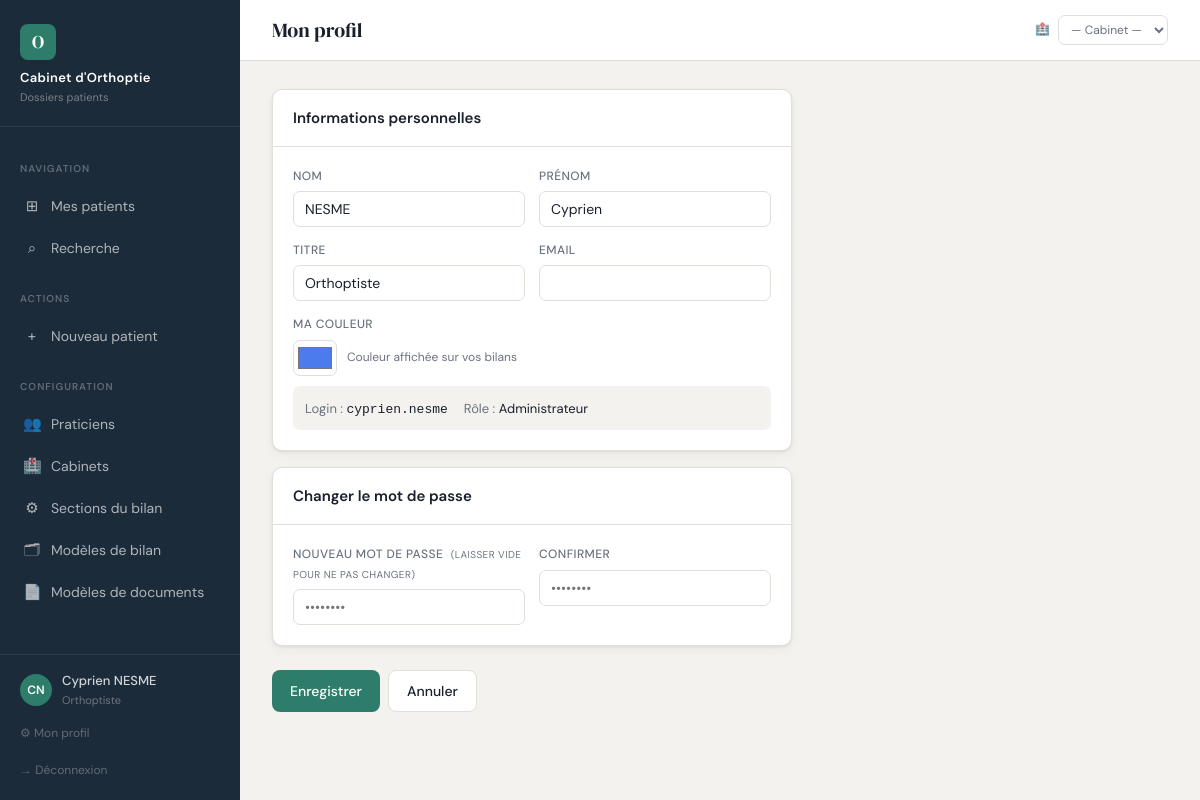
The page /profil (signed in) on the database its author committed.
### app.py (models this page shows, shortened)
class Praticien(UserMixin, db.Model):
    __tablename__ = 'praticien'
    id            = db.Column(db.Integer, primary_key=True)
    nom           = db.Column(db.String(100), nullable=False)
    prenom        = db.Column(db.String(100), nullable=False)
    titre         = db.Column(db.String(50), default='Orthoptiste')
    email         = db.Column(db.String(200), unique=True)
    login         = db.Column(db.String(100), unique=True, nullable=False)
    password_hash = db.Column(db.String(200))
    rpps          = db.Column(db.String(11))   # N° RPPS national fixe
    couleur       = db.Column(db.String(7), default='#2E7D6B')  # couleur hex
    actif         = db.Column(db.Boolean, default=True)
    role          = db.Column(db.String(20), default='praticien')  # 'admin' ou 'praticien'
    created_at    = db.Column(db.DateTime, default=datetime.utcnow)
    @property
    def is_admin(self):
        return self.role == 'admin'

### app.py (the view, shortened to what this page needs)
@app.route('/profil', methods=['GET', 'POST'])
@login_required
def profil():
    p = current_user
    return render_template('admin/profil.html', praticien=p)

### app.py (called while the page is built)
def get_current_cabinet():
    cab_id = session.get('cabinet_id')
    if cab_id:
        return Cabinet.query.get(cab_id)
    return None

def get_cabinets_praticien():
    if not current_user.is_authenticated:
        return []
    pcs = PraticienCabinet.query.filter_by(
        praticien_id=current_user.id).join(Cabinet).filter(Cabinet.actif==True).all()
    return [pc.cabinet for pc in pcs]

@login_manager.user_loader
def load_user(user_id): return Praticien.query.get(int(user_id))

@app.context_processor
def inject_cabinet():
    if current_user.is_authenticated:
        return {
            'cabinet_courant': get_current_cabinet(),
            'cabinets_dispo':  get_cabinets_praticien(),
        }
    return {'cabinet_courant': None, 'cabinets_dispo': []}

### templates/admin/profil.html (shortened to what this page needs)
{% extends "base.html" %}
{% block page_title %}Mon profil{% endblock %}
{% block content %}
<div style="max-width:520px;">
  <form method="POST">
    <div class="card">
      <div class="card-header"><h2>Informations personnelles</h2></div>
      <div class="card-body">
        <div class="field-grid field-grid-2">
          <div class="field-group">
            <label class="field-label">Nom</label>
            <input type="text" name="nom" value="{{ praticien.nom }}" required>
          </div>
          <div class="field-group">
            <label class="field-label">Prénom</label>
            <input type="text" name="prenom" value="{{ praticien.prenom }}" required>
          </div>
          <div class="field-group">
            <label class="field-label">Titre</label>
            <input list="dl-titres" name="titre" value="{{ praticien.titre }}">
          </div>
          <div class="field-group">
            <label class="field-label">Email</label>
            <input type="email" name="email" value="{{ praticien.email or '' }}">
          </div>
          <div class="field-group">
            <label class="field-label">Ma couleur</label>
            <div style="display:flex;align-items:center;gap:10px;">
              <input type="color" name="couleur"
                     value="{{ praticien.couleur or '#2E7D6B' }}"
                     style="width:44px;height:36px;padding:2px;border-radius:7px;
                            border:1px solid var(--border);cursor:pointer;">
              <span style="font-size:12px;color:var(--muted);">Couleur affichée sur vos bilans</span>
            </div>
          </div>
        </div>
        <div style="margin-top:10px;padding:10px 12px;background:var(--bg);border-radius:7px;">
          <span class="text-sm text-muted">Login : </span>
          <code style="font-size:13px;">{{ praticien.login }}</code>
          <span class="text-sm text-muted" style="margin-left:12px;">Rôle : </span>
          <span class="text-sm">{{ 'Administrateur' if praticien.is_admin else 'Praticien' }}</span>
        </div>
      </div>
    </div>
    <div class="card mt-2">
      <div class="card-header"><h2>Changer le mot de passe</h2></div>
      <div class="card-body">
        <div class="field-grid field-grid-2">
          <div class="field-group">
            <label class="field-label">
              Nouveau mot de passe
              <span style="font-weight:400;color:var(--muted);font-size:10px;margin-left:4px;">
                (laisser vide pour ne pas changer)
              </span>
            </label>
            <input type="password" name="password" autocomplete="new-password" placeholder="••••••••">
          </div>
          <div class="field-group">
            <label class="field-label">Confirmer</label>
            <input type="password" name="password2" autocomplete="new-password" placeholder="••••••••">
          </div>
        </div>
      </div>
    </div>
    <div class="flex gap-2 mt-3">
      <button type="submit" class="btn btn-primary">Enregistrer</button>
      <a href="{{ url_for('index') }}" class="btn btn-secondary">Annuler</a>
    </div>
  </form>
</div>
{% endblock %}

### templates/base.html (shortened to what this page needs)
<!DOCTYPE html>
<html lang="fr">
<head>
</head>
<body>
{% if current_user.is_authenticated %}
<aside class="sidebar">
  <div class="sidebar-brand">
    <div class="logo-mark">O</div>
    <h1>Cabinet d'Orthoptie</h1>
    <p>Dossiers patients</p>
  </div>
  <nav class="sidebar-nav">
    <div class="nav-section"><span>Navigation</span></div>
    <a href="{{ url_for('index') }}"
       class="nav-item {% if request.endpoint == 'index' %}active{% endif %}">
      <span class="icon">⊞</span> Mes patients
    </a>
    <a href="{{ url_for('recherche') }}"
       class="nav-item {% if request.endpoint == 'recherche' %}active{% endif %}">
      <span class="icon">⌕</span> Recherche
    </a>
    <div class="nav-section"><span>Actions</span></div>
    <a href="{{ url_for('patient_nouveau') }}"
       class="nav-item {% if request.endpoint == 'patient_nouveau' %}active{% endif %}">
      <span class="icon">+</span> Nouveau patient
    </a>
    <div class="nav-section"><span>Configuration</span></div>
    {% if current_user.is_admin %}
    <a href="{{ url_for('admin_praticiens') }}"
       class="nav-item {% if request.endpoint and 'praticien' in request.endpoint and request.endpoint != 'profil' %}active{% endif %}">
      <span class="icon">👥</span> Praticiens
    </a>
    <a href="{{ url_for('admin_cabinets') }}"
       class="nav-item {% if request.endpoint and 'cabinet' in request.endpoint %}active{% endif %}">
      <span class="icon">🏥</span> Cabinets
    </a>
    <a href="{{ url_for('admin_sections') }}"
       class="nav-item {% if request.endpoint in ['admin_sections','admin_section_detail'] %}active{% endif %}">
      <span class="icon">⚙</span> Sections du bilan
    </a>
    <a href="{{ url_for('admin_modeles') }}"
       class="nav-item {% if request.endpoint and 'modele' in request.endpoint and 'document' not in request.endpoint %}active{% endif %}">
      <span class="icon">🗂</span> Modèles de bilan
    </a>
    <a href="/admin/document-modeles"
       class="nav-item {% if request.endpoint and 'document' in request.endpoint %}active{% endif %}">
      <span class="icon">📄</span> Modèles de documents
    </a>
    {% endif %}
  </nav>
  <div class="sidebar-footer">
    <div class="user-chip">
      <div class="user-avatar">
        {{ current_user.prenom[0] }}{{ current_user.nom[0] }}
      </div>
      <div>
        <div class="user-name">{{ current_user.prenom }} {{ current_user.nom }}</div>
        <div class="user-role">{{ current_user.titre }}</div>
      </div>
    </div>
    <a href="{{ url_for('profil') }}" class="logout-link">⚙ Mon profil</a>
    <a href="{{ url_for('logout') }}" class="logout-link">→ Déconnexion</a>
  </div>
</aside>
{% endif %}
<main class="main">
  <div class="topbar">
    <div class="topbar-title">{% block page_title %}{% endblock %}</div>
    <div class="topbar-actions">
      {% if current_user.is_authenticated and cabinets_dispo %}
      <form method="POST" action="{{ url_for('changer_cabinet') }}"
            style="display:flex;align-items:center;gap:8px;margin-left:8px;">
        <span style="font-size:12px;color:var(--muted);white-space:nowrap;">🏥</span>
        <select name="cabinet_id"
                onchange="this.form.submit()"
                style="font-size:12px;padding:5px 8px;border-radius:7px;
                       border:1px solid var(--border);background:var(--surface);
                       color:{% if cabinet_courant %}var(--accent){% else %}var(--muted){% endif %};
                       font-weight:{% if cabinet_courant %}500{% else %}400{% endif %};">
          <option value="">— Cabinet —</option>
        </select>
      </form>
      {% endif %}
    </div>
  </div>
  <div class="content">
    {% block content %}{% endblock %}
  </div>
</main>
</body>
</html>

### rows shown on the page
Praticien: prenom "C", nom "N", prenom "Cyprien", nom "NESME", titre "Orthoptiste", couleur "#4b7bec", login "cyprien.nesme", role "Administrateur"
